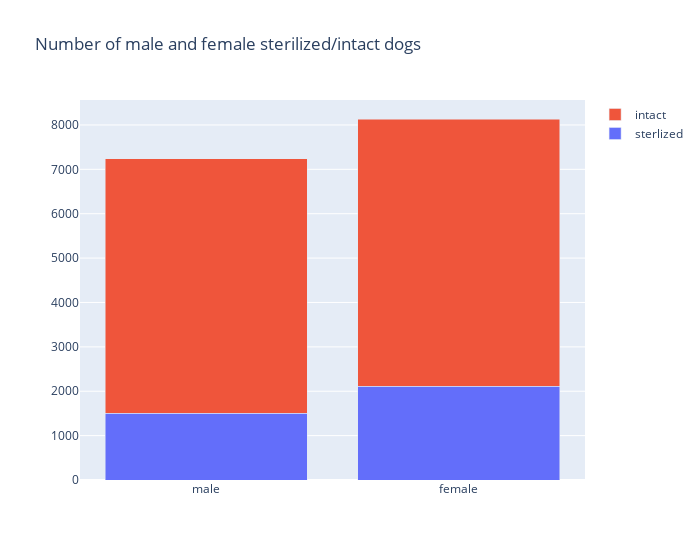

Write notebook code for a chart like this one.
### Code cell
df = dogs.groupby(by=['sterilization_status','sex'])['dog.id'].count()#.rename(columns={'dog.id':'count'})#.reset_index().set_index(['sex', 'sterilization_status'])

fig = go.Figure(data=[
    go.Bar(name='sterlized', x=['male', 'female'], y=[df['sterilized', 'male'], df['sterilized', 'female']]),
    go.Bar(name='intact', x=['male', 'female'], y=[df['intact', 'male'], df['intact', 'female']])
])
fig.update_layout(barmode='stack', width=700, title='Number of male and female sterilized/intact dogs')
fig.show()

### Figure 1 — Plotly figure (JSON) as saved in the notebook; plotly's stock layout.template omitted (floating-point values rounded to 4 significant figures)
{"data": [{"name": "sterlized", "type": "bar", "x": ["male", "female"], "y": [1499, 2114]}, {"name": "intact", "type": "bar", "x": ["male", "female"], "y": [5738, 6020]}], "layout": {"barmode": "stack", "title": {"text": "Number of male and female sterilized/intact dogs"}, "width": 700}}
